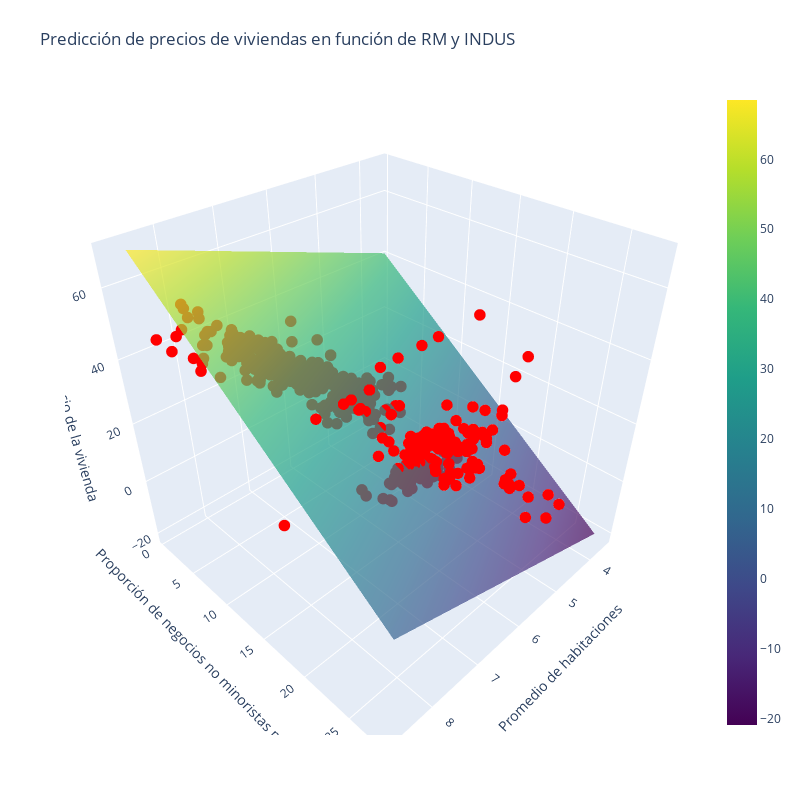

Write notebook code for a chart like this one.
### Markdown cell above
Finalmente, se utilizan los coeficientes y la intercepción del modelo de regresión lineal múltiple ajustado para hacer predicciones en el plano creado.

Estas predicciones se escalan inversamente utilizando el objeto sc_y para obtener los valores reales de la variable de respuesta "MEDV". El resultado es un objeto pred que contiene todos los valores predichos para el plano creado.

### Code cell
import plotly.graph_objects as go

# Graficar la predicción en 3D utilizando plotly
fig = go.Figure(
    data=[
        go.Surface(x=X1, y=X2, z=pred, colorscale="Viridis", opacity=0.7),
        go.Scatter3d(
            x=df["RM"],
            y=df["INDUS"],
            z=df["MEDV"],
            mode="markers",
            marker=dict(size=4, color="red"),
        ),
    ]
)

fig.update_layout(
    title="Predicción de precios de viviendas en función de RM y INDUS",
    scene=dict(
        xaxis_title="Promedio de habitaciones",
        yaxis_title="Proporción de negocios no minoristas por ciudad",
        zaxis_title="Precio de la vivienda",
    ),
    autosize=False,
    width=800,
    height=800,
    margin=dict(l=65, r=50, b=65, t=90),
)

fig.show()

### Figure 1 — Plotly figure (JSON) as saved in the notebook; plotly's stock layout.template omitted (floating-point values rounded to 4 significant figures; data arrays with more than 128 entries replaced by an {"elided": "..."} marker saying what was removed)
{"data": [{"colorscale": [[0, "#440154"], [0.1111, "#482878"], [0.2222, "#3e4989"], [0.3333, "#31688e"], [0.4444, "#26828e"], [0.5556, "#1f9e89"], [0.6667, "#35b779"], [0.7778, "#6ece58"], [0.8889, "#b5de2b"], [1, "#fde725"]], "opacity": 0.7, "type": "surface", "x": {"elided": "28x6 float values"}, "y": {"elided": "28x6 float values"}, "z": {"elided": "28x6 float values"}}, {"marker": {"color": "red", "size": 4}, "mode": "markers", "type": "scatter3d", "x": {"elided": "506 float values"}, "y": {"elided": "506 float values"}, "z": {"elided": "506 float values"}}], "layout": {"autosize": false, "height": 800, "margin": {"b": 65, "l": 65, "r": 50, "t": 90}, "scene": {"xaxis": {"title": {"text": "Promedio de habitaciones"}}, "yaxis": {"title": {"text": "Proporción de negocios no minoristas por ciudad"}}, "zaxis": {"title": {"text": "Precio de la vivienda"}}}, "title": {"text": "Predicción de precios de viviendas en función de RM y INDUS"}, "width": 800}}
